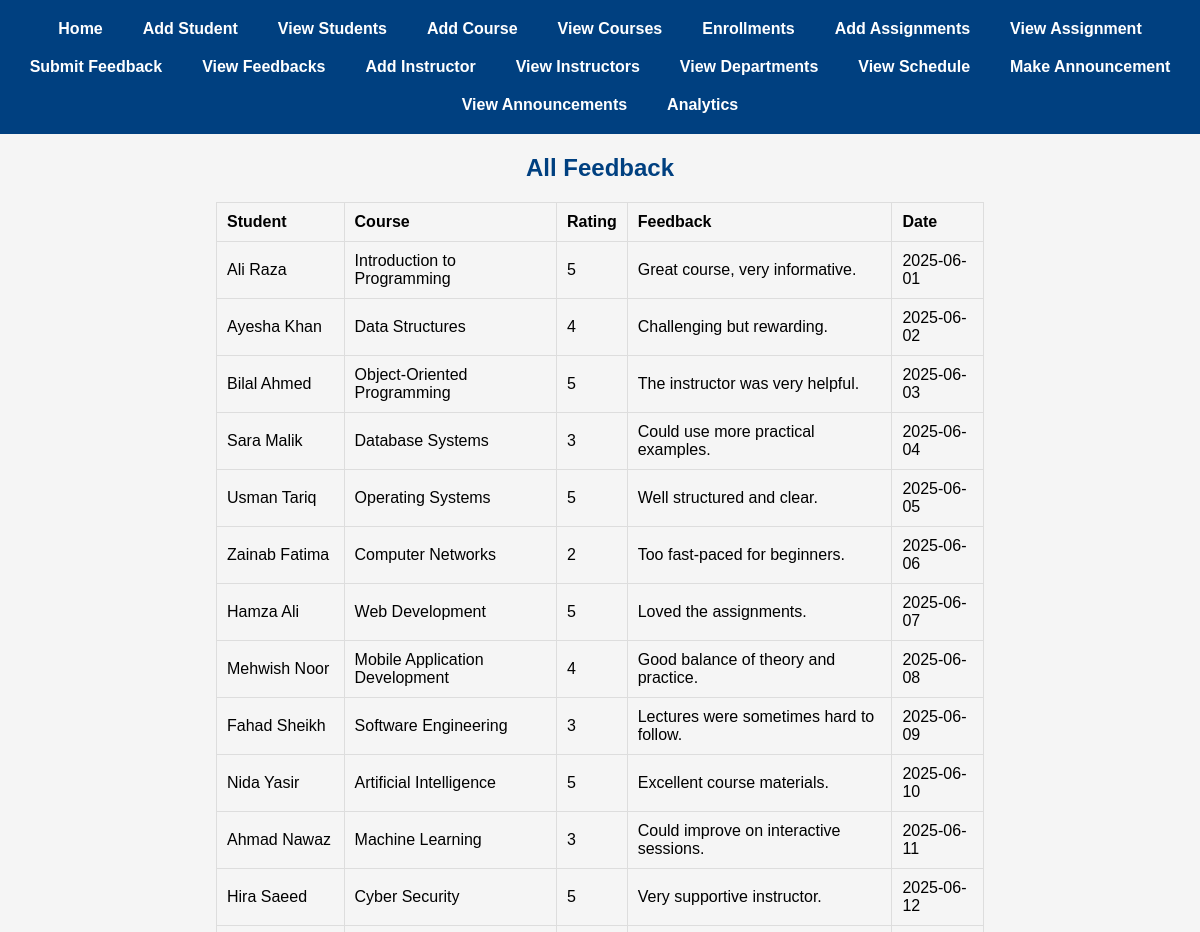
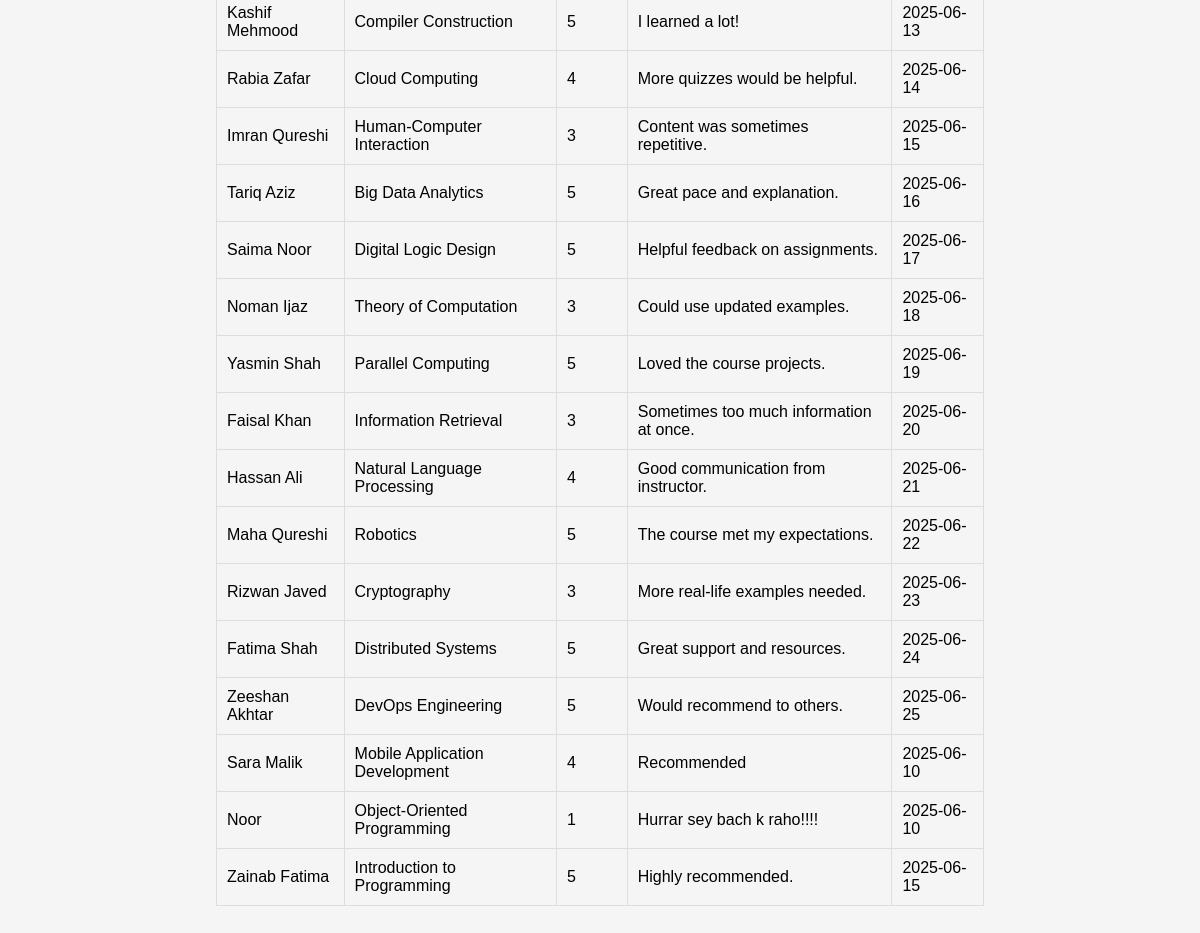
The app's page /show_feedback with its own data (2 pictures, top to bottom).
### main.py (models this page shows)
class Feedback(db.Model):
    id = db.Column(db.Integer, primary_key=True)
    content = db.Column(db.Text, nullable=False)
    rating = db.Column(db.Integer, nullable=False)
    date_submitted = db.Column(db.Date, default=datetime.date.today)
    student_id = db.Column(db.Integer, db.ForeignKey('student.id'), nullable=False)
    course_id = db.Column(db.Integer, db.ForeignKey('course.id'), nullable=False)
    student = db.relationship('Student', backref='feedbacks')
    course = db.relationship('Course', backref='feedbacks')

class Student(db.Model):
    id = db.Column(db.Integer, primary_key=True)
    name = db.Column(db.String(100), nullable=False)
    email = db.Column(db.String(100), unique=True, nullable=False)
    phone = db.Column(db.String(20), nullable=False)
    year = db.Column(db.Integer, nullable=False)
    section = db.Column(db.String(10), nullable=False)
    department_id = db.Column(db.Integer, db.ForeignKey('department.id'), nullable=False)

class Course(db.Model):
    id = db.Column(db.Integer, primary_key=True)
    code = db.Column(db.String(10), unique=True, nullable=False)
    title = db.Column(db.String(100), nullable=False)
    instructor_id = db.Column(db.Integer, db.ForeignKey('instructor.id'))
    semester_id = db.Column(db.Integer, db.ForeignKey('semester.id'))
    schedules = db.relationship('Schedule', backref='course', lazy=True)

### main.py (the view)
@app.route('/show_feedback')
def show_feedback():
    feedbacks = Feedback.query.all()
    return render_template('show_feedback.html', feedbacks=feedbacks)

### templates/show_feedback.html (shortened to what this page needs)
{% extends 'base.html' %}
{% block content %}
<h2>All Feedback</h2>
<table>
    <tr>
        <th>Student</th>
        <th>Course</th>
        <th>Rating</th>
        <th>Feedback</th>
        <th>Date</th>
    </tr>
    {% for fb in feedbacks %}
    <tr>
        <td>{{ fb.student.name }}</td>
        <td>{{ fb.course.title }}</td>
        <td>{{ fb.rating }}</td>
        <td>{{ fb.content }}</td>
        <td>{{ fb.date_submitted }}</td>
    </tr>
    {% endfor %}
</table>
{% endblock %}

### static/css/style.css (style rules this page uses)
body { display: flex; flex-direction: column; align-items: center; margin: 0; padding: 0; font-family: Arial, sans-serif; background-color: #f5f5f5; min-height: 100vh; box-sizing: border-box; }
h1, h2, h3, h4, h5, h6 { text-align: center; color: #004080; margin-top: 0; }
table { width: 80%; margin: 0 auto 20px auto; border-collapse: collapse; text-align: left; }
table th, table td { border: 1px solid #ddd; padding: 10px; }

### records on screen
Feedback: student.name "Ali Raza", course "Introduction to Programming", rating "5", content "Great course, very informative.", date_submitted "2025-06-01"
Feedback: student.name "Ayesha Khan", course "Data Structures", rating "4", content "Challenging but rewarding.", date_submitted "2025-06-02"
Feedback: student.name "Bilal Ahmed", course "Object-Oriented Programming", rating "5", content "The instructor was very helpful.", date_submitted "2025-06-03"
Feedback: student.name "Sara Malik", course "Database Systems", rating "3", content "Could use more practical examples.", date_submitted "2025-06-04"
Feedback: student.name "Usman Tariq", course "Operating Systems", rating "5", content "Well structured and clear.", date_submitted "2025-06-05"
Feedback: student.name "Zainab Fatima", course "Computer Networks", rating "2", content "Too fast-paced for beginners.", date_submitted "2025-06-06"
Feedback: student.name "Hamza Ali", course "Web Development", rating "5", content "Loved the assignments.", date_submitted "2025-06-07"
Feedback: student.name "Mehwish Noor", course "Mobile Application Development", rating "4", content "Good balance of theory and practice.", date_submitted "2025-06-08"
Feedback: student.name "Fahad Sheikh", course "Software Engineering", rating "3", content "Lectures were sometimes hard to follow.", date_submitted "2025-06-09"
Feedback: student.name "Nida Yasir", course "Artificial Intelligence", rating "5", content "Excellent course materials.", date_submitted "2025-06-10"
Feedback: student.name "Ahmad Nawaz", course "Machine Learning", rating "3", content "Could improve on interactive sessions.", date_submitted "2025-06-11"
Feedback: student.name "Hira Saeed", course "Cyber Security", rating "5", content "Very supportive instructor.", date_submitted "2025-06-12"
Feedback: student.name "Kashif Mehmood", course "Compiler Construction", rating "5", content "I learned a lot!", date_submitted "2025-06-13"
Feedback: student.name "Rabia Zafar", course "Cloud Computing", rating "4", content "More quizzes would be helpful.", date_submitted "2025-06-14"
Feedback: student.name "Imran Qureshi", course "Human-Computer Interaction", rating "3", content "Content was sometimes repetitive.", date_submitted "2025-06-15"
Feedback: student.name "Tariq Aziz", course "Big Data Analytics", rating "5", content "Great pace and explanation.", date_submitted "2025-06-16"
Feedback: student.name "Saima Noor", course "Digital Logic Design", rating "5", content "Helpful feedback on assignments.", date_submitted "2025-06-17"
Feedback: student.name "Noman Ijaz", course "Theory of Computation", rating "3", content "Could use updated examples.", date_submitted "2025-06-18"
Feedback: student.name "Yasmin Shah", course "Parallel Computing", rating "5", content "Loved the course projects.", date_submitted "2025-06-19"
Feedback: student.name "Faisal Khan", course "Information Retrieval", rating "3", content "Sometimes too much information at once.", date_submitted "2025-06-20"
Feedback: student.name "Hassan Ali", course "Natural Language Processing", rating "4", content "Good communication from instructor.", date_submitted "2025-06-21"
Feedback: student.name "Maha Qureshi", course "Robotics", rating "5", content "The course met my expectations.", date_submitted "2025-06-22"
Feedback: student.name "Rizwan Javed", course "Cryptography", rating "3", content "More real-life examples needed.", date_submitted "2025-06-23"
Feedback: student.name "Fatima Shah", course "Distributed Systems", rating "5", content "Great support and resources.", date_submitted "2025-06-24"
Feedback: student.name "Zeeshan Akhtar", course "DevOps Engineering", rating "5", content "Would recommend to others.", date_submitted "2025-06-25"
Feedback: student.name "Sara Malik", course "Mobile Application Development", rating "4", content "Recommended", date_submitted "2025-06-10"
Feedback: student.name "Noor", course "Object-Oriented Programming", rating "1", content "Hurrar sey bach k raho!!!!", date_submitted "2025-06-10"
Feedback: student.name "Zainab Fatima", course "Introduction to Programming", rating "5", content "Highly recommended.", date_submitted "2025-06-15"
